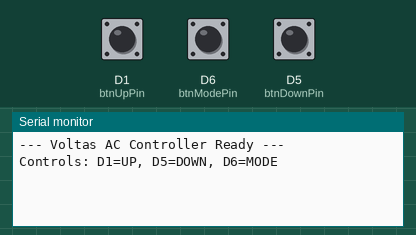
This sketch was run on a simulated ESP8266 (NodeMCU). On the bench: the last lines printed to the serial monitor. The test bench sets the inputs (shaded band); at power-on: D1 (btnUpPin) HIGH, D6 (btnModePin) HIGH, D5 (btnDownPin) HIGH.

Above: at 1.2 s.
1.3 s: D1 (btnUpPin) pulled LOW for 0.15 s
At 2.0 s:
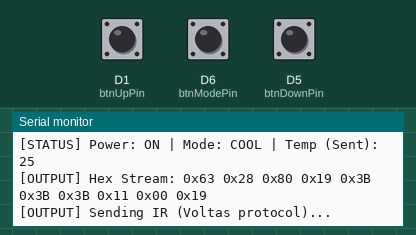
2.9 s: D6 (btnModePin) pulled LOW for 0.15 s
At 4.2 s:
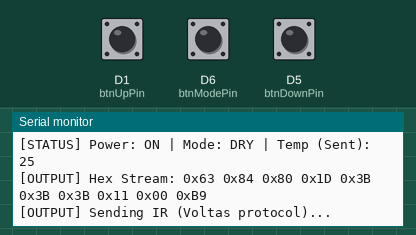
4.5 s: D5 (btnDownPin) pulled LOW for 0.15 s
At 5.6 s:
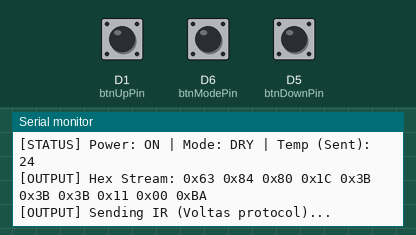
6.1 s: D6 (btnModePin) pulled LOW for 1 s
At 6.9 s:
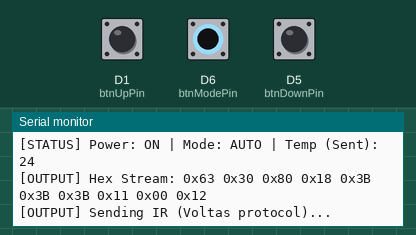
8.6 s: D6 (btnModePin) pulled LOW for 0.15 s
At 9.9 s:
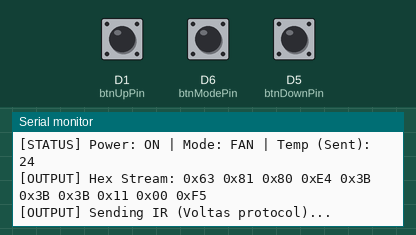
10.2 s: D6 (btnModePin) pulled LOW for 1 s
At 11.2 s:
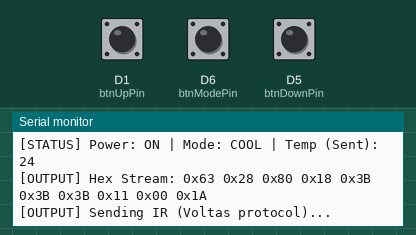

Measured:
- after the input at 1.3 s, the serial monitor: prints a new line after 0.05 s (image 1)
- after the input at 2.9 s, the serial monitor: prints a new line after 0.05 s (image 2)
- after the input at 4.5 s, the serial monitor: prints a new line after 0.05 s (image 3)
- after the input at 6.1 s, the serial monitor: prints a new line after 0.05 s (image 4)
- after the input at 8.6 s, the serial monitor: prints a new line after 0.05 s (image 5)
- after the input at 10.2 s, the serial monitor: prints a new line after 0.05 s (image 6)

The sketch:

transmit.ino
```cpp
#include <Arduino.h>
#include <IRremoteESP8266.h>
#include <IRsend.h>

// --- Pin Configuration (ESP8266 GPIO numbers) ---
const uint16_t kIrLed      = 4;   // GPIO 4 (D2) -> IR LED (via transistor!)
const uint16_t btnUpPin    = 5;   // GPIO 5 (D1) -> Temp UP
const uint16_t btnDownPin  = 14;  // GPIO 14 (D5) -> Temp DOWN
const uint16_t btnModePin  = 12;  // GPIO 12 (D6) -> MODE

IRsend irsend(kIrLed);

// --- Constants ---
const uint8_t SS_CMD_LENGTH = 10;   // Voltas frame length

// --- State Variables ---
bool   acIsPowerOn        = false;
String acCurrentMode      = "COOL";    // COOL, DRY, AUTO, FAN
int    acCurrentTemp      = 24;        // 16 - 30
String acCurrentFanSpeed  = "LOW";     // (not used in frame yet)

// --- Lookup Table for Base Temperature Codes ---
const uint8_t tempCodes[] = {
  0x10, // 16
  0x11, // 17
  0x12, // 18
  0x13, // 19
  0x14, // 20
  0x15, // 21
  0x16, // 22
  0x17, // 23
  0x18, // 24
  0x19, // 25
  0x1A, // 26
  0x1B, // 27
  0x1C, // 28
  0x1D, // 29
  0x1E  // 30   <-- missing comma fixed
};

// --- Function Prototype ---
void sendConfiguredVoltasIR();

void setup() {
  Serial.begin(115200);
  irsend.begin();  // Required for IRremoteESP8266 on ESP8266

  pinMode(btnUpPin,   INPUT_PULLUP);
  pinMode(btnDownPin, INPUT_PULLUP);
  pinMode(btnModePin, INPUT_PULLUP);

  Serial.println();
  Serial.println(F("--- Voltas AC Controller Ready ---"));
  Serial.println(F("Controls: D1=UP, D5=DOWN, D6=MODE"));
}

void loop() {
  // 1. Button: Temp UP
  if (digitalRead(btnUpPin) == LOW) {
    delay(50);  // Debounce
    if (digitalRead(btnUpPin) == LOW) {
      acIsPowerOn = true;
      if (acCurrentTemp < 30) acCurrentTemp++;

      Serial.println(F("[BTN] UP Pressed"));
      sendConfiguredVoltasIR();

      while (digitalRead(btnUpPin) == LOW) { delay(10); }
      delay(200);
    }
  }

  // 2. Button: Temp DOWN
  if (digitalRead(btnDownPin) == LOW) {
    delay(50);
    if (digitalRead(btnDownPin) == LOW) {
      acIsPowerOn = true;
      if (acCurrentTemp > 16) acCurrentTemp--;

      Serial.println(F("[BTN] DOWN Pressed"));
      sendConfiguredVoltasIR();

      while (digitalRead(btnDownPin) == LOW) { delay(10); }
      delay(200);
    }
  }

  // 3. Button: MODE Change
  if (digitalRead(btnModePin) == LOW) {
    delay(50);
    if (digitalRead(btnModePin) == LOW) {
      acIsPowerOn = true;

      // COOL -> DRY -> AUTO -> FAN -> COOL
      if      (acCurrentMode == "COOL") acCurrentMode = "DRY";
      else if (acCurrentMode == "DRY")  acCurrentMode = "AUTO";
      else if (acCurrentMode == "AUTO") acCurrentMode = "FAN";
      else                              acCurrentMode = "COOL";

      Serial.println(F("[BTN] MODE Pressed"));
      sendConfiguredVoltasIR();

      while (digitalRead(btnModePin) == LOW) { delay(10); }
      delay(200);
    }
  }
}

// ---------------------------------------------------------
//       Build 10-byte Voltas frame and send via IR
// ---------------------------------------------------------
void sendConfiguredVoltasIR() {
  uint8_t commandToSend[SS_CMD_LENGTH];

  bool   p = acIsPowerOn;
  String m = acCurrentMode;
  int    t = acCurrentTemp;

  // 1. Temperature limiter for DRY / AUTO
  if (m.equalsIgnoreCase("DRY") || m.equalsIgnoreCase("AUTO")) {
    if (t < 24) t = 24;
  }

  Serial.println(F("------------------------------------------------"));
  Serial.printf("[STATUS] Power: %s | Mode: %s | Temp (Sent): %d\n",
                p ? "ON" : "OFF", m.c_str(), t);

  // 2. Build bytes 0..8
  if (!p) {
    // Power OFF fixed frame (tweak if your sniffed data differs)
    commandToSend[0] = 0x63;
    commandToSend[1] = 0x48;
    commandToSend[2] = 0x00;
    commandToSend[3] = 0x10;
    commandToSend[4] = 0x3B;
    commandToSend[5] = 0x3B;
    commandToSend[6] = 0x3B;
    commandToSend[7] = 0x11;
    commandToSend[8] = 0x00;
  } else {
    // Header
    commandToSend[0] = 0x63;

    // Byte 1: Mode mapping (based on your reverse-engineering)
    if (m.equalsIgnoreCase("DRY")) {
      commandToSend[1] = 0x84;
    } else if (m.equalsIgnoreCase("FAN")) {
      commandToSend[1] = 0x81;
    } else if (m.equalsIgnoreCase("AUTO")) {
      commandToSend[1] = 0x30;
    } else {
      commandToSend[1] = 0x28;  // COOL default
    }

    // Byte 2: Fixed
    commandToSend[2] = 0x80;

    // Byte 3: Temperature (with mode bits)
    int tempIndex       = constrain(t, 16, 30) - 16;
    uint8_t baseTempCode = tempCodes[tempIndex];

    if (m.equalsIgnoreCase("COOL")) {
      commandToSend[3] = baseTempCode;
    } else if (m.equalsIgnoreCase("DRY")) {
      commandToSend[3] = baseTempCode | 0x04;
    } else if (m.equalsIgnoreCase("AUTO")) {
      commandToSend[3] = baseTempCode | 0x08;
    } else if (m.equalsIgnoreCase("FAN")) {
      commandToSend[3] = 0xE4;  // Fan-only value (from your mapping)
    } else {
      commandToSend[3] = baseTempCode;
    }

    // Bytes 4–8: fixed pattern
    commandToSend[4] = 0x3B;
    commandToSend[5] = 0x3B;
    commandToSend[6] = 0x3B;
    commandToSend[7] = 0x11;
    commandToSend[8] = 0x00;
  }

  // 3. Checksum: sum(0..8), inverted → byte 9
  uint8_t sum = 0;
  for (int i = 0; i < 9; i++) sum += commandToSend[i];
  commandToSend[9] = ~sum;

  // Debug: print full frame
  Serial.print(F("[OUTPUT] Hex Stream: "));
  for (int i = 0; i < SS_CMD_LENGTH; i++) {
    Serial.printf("0x%02X ", commandToSend[i]);
  }
  Serial.println();

  Serial.println(F("[OUTPUT] Sending IR (Voltas protocol)..."));
  // This uses the library's dedicated Voltas sender (80 bits / 10 bytes)
  irsend.sendVoltas(commandToSend, SS_CMD_LENGTH);
}
```
